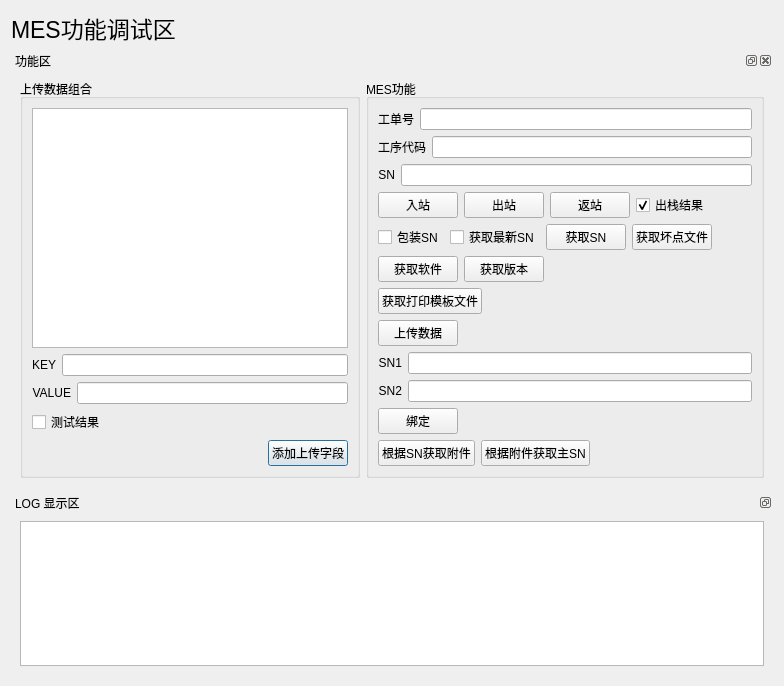
<?xml version="1.0" encoding="UTF-8"?>
<ui version="4.0">
 <class>XyMesDebug</class>
 <widget class="QDialog" name="XyMesDebug">
  <property name="geometry">
   <rect>
    <x>0</x>
    <y>0</y>
    <width>784</width>
    <height>686</height>
   </rect>
  </property>
  <property name="windowTitle">
   <string>Dialog</string>
  </property>
  <layout class="QGridLayout" name="gridLayout_2">
   <item row="0" column="0">
    <widget class="QLabel" name="label">
     <property name="font">
      <font>
       <pointsize>17</pointsize>
      </font>
     </property>
     <property name="text">
      <string>MES功能调试区</string>
     </property>
     <property name="scaledContents">
      <bool>false</bool>
     </property>
    </widget>
   </item>
   <item row="3" column="0">
    <widget class="QDockWidget" name="dockWidget">
     <property name="floating">
      <bool>false</bool>
     </property>
     <property name="features">
      <set>QDockWidget::DockWidgetFloatable|QDockWidget::DockWidgetMovable</set>
     </property>
     <property name="windowTitle">
      <string>LOG 显示区</string>
     </property>
     <widget class="QWidget" name="dockWidgetContents">
      <layout class="QGridLayout" name="gridLayout">
       <item row="1" column="0">
        <widget class="QPlainTextEdit" name="textLog"/>
       </item>
      </layout>
     </widget>
    </widget>
   </item>
   <item row="1" column="0">
    <widget class="QDockWidget" name="dockWidget_2">
     <property name="floating">
      <bool>true</bool>
     </property>
     <property name="windowTitle">
      <string>功能区</string>
     </property>
     <widget class="QWidget" name="dockWidgetContents_2">
      <layout class="QHBoxLayout" name="horizontalLayout_9">
       <item>
        <widget class="QGroupBox" name="groupBox">
         <property name="title">
          <string>上传数据组合</string>
         </property>
         <layout class="QVBoxLayout" name="verticalLayout_3">
          <item>
           <widget class="QTableView" name="tableUploadData"/>
          </item>
          <item>
           <layout class="QVBoxLayout" name="verticalLayout_2">
            <item>
             <layout class="QHBoxLayout" name="horizontalLayout_3">
              <item>
               <widget class="QLabel" name="label_4">
                <property name="text">
                 <string>KEY</string>
                </property>
                <property name="alignment">
                 <set>Qt::AlignRight|Qt::AlignTrailing|Qt::AlignVCenter</set>
                </property>
               </widget>
              </item>
              <item>
               <widget class="QLineEdit" name="editKey"/>
              </item>
             </layout>
            </item>
            <item>
             <layout class="QHBoxLayout" name="horizontalLayout_2">
              <item>
               <widget class="QLabel" name="label_3">
                <property name="text">
                 <string>VALUE</string>
                </property>
                <property name="alignment">
                 <set>Qt::AlignRight|Qt::AlignTrailing|Qt::AlignVCenter</set>
                </property>
               </widget>
              </item>
              <item>
               <widget class="QLineEdit" name="editValue"/>
              </item>
             </layout>
            </item>
            <item>
             <widget class="QCheckBox" name="chkResult">
              <property name="text">
               <string>测试结果</string>
              </property>
             </widget>
            </item>
            <item>
             <layout class="QHBoxLayout" name="horizontalLayout_4">
              <item>
               <spacer name="horizontalSpacer">
                <property name="orientation">
                 <enum>Qt::Horizontal</enum>
                </property>
                <property name="sizeHint" stdset="0">
                 <size>
                  <width>40</width>
                  <height>20</height>
                 </size>
                </property>
               </spacer>
              </item>
              <item>
               <widget class="QPushButton" name="btnAddParagraph">
                <property name="minimumSize">
                 <size>
                  <width>80</width>
                  <height>0</height>
                 </size>
                </property>
                <property name="maximumSize">
                 <size>
                  <width>80</width>
                  <height>16777215</height>
                 </size>
                </property>
                <property name="text">
                 <string>添加上传字段</string>
                </property>
               </widget>
              </item>
             </layout>
            </item>
           </layout>
          </item>
         </layout>
        </widget>
       </item>
       <item>
        <widget class="QGroupBox" name="groupBox_2">
         <property name="title">
          <string>MES功能</string>
         </property>
         <layout class="QGridLayout" name="gridLayout_3">
          <item row="0" column="0">
           <layout class="QVBoxLayout" name="verticalLayout_4">
            <item>
             <layout class="QHBoxLayout" name="horizontalLayout">
              <item>
               <widget class="QLabel" name="label_2">
                <property name="text">
                 <string>工单号</string>
                </property>
                <property name="alignment">
                 <set>Qt::AlignRight|Qt::AlignTrailing|Qt::AlignVCenter</set>
                </property>
               </widget>
              </item>
              <item>
               <widget class="QLineEdit" name="editOrder">
                <property name="text">
                 <string/>
                </property>
               </widget>
              </item>
             </layout>
            </item>
            <item>
             <layout class="QHBoxLayout" name="horizontalLayout_16">
              <item>
               <widget class="QLabel" name="labelProcessCode">
                <property name="text">
                 <string>工序代码</string>
                </property>
                <property name="alignment">
                 <set>Qt::AlignRight|Qt::AlignTrailing|Qt::AlignVCenter</set>
                </property>
               </widget>
              </item>
              <item>
               <widget class="QLineEdit" name="editProcessCode"/>
              </item>
             </layout>
            </item>
            <item>
             <layout class="QHBoxLayout" name="horizontalLayout_11">
              <item>
               <widget class="QLabel" name="label_5">
                <property name="text">
                 <string>SN</string>
                </property>
                <property name="alignment">
                 <set>Qt::AlignRight|Qt::AlignTrailing|Qt::AlignVCenter</set>
                </property>
               </widget>
              </item>
              <item>
               <widget class="QLineEdit" name="editSN"/>
              </item>
             </layout>
            </item>
            <item>
             <layout class="QHBoxLayout" name="horizontalLayout_5">
              <item>
               <widget class="QPushButton" name="btnEnterMes">
                <property name="text">
                 <string>入站</string>
                </property>
               </widget>
              </item>
              <item>
               <widget class="QPushButton" name="btnOuterMes">
                <property name="text">
                 <string>出站</string>
                </property>
               </widget>
              </item>
              <item>
               <widget class="QPushButton" name="btnBackMes">
                <property name="text">
                 <string>返站</string>
                </property>
               </widget>
              </item>
              <item>
               <widget class="QCheckBox" name="chkTestResult">
                <property name="text">
                 <string>出栈结果</string>
                </property>
                <property name="checked">
                 <bool>true</bool>
                </property>
               </widget>
              </item>
              <item>
               <spacer name="horizontalSpacer_5">
                <property name="orientation">
                 <enum>Qt::Horizontal</enum>
                </property>
                <property name="sizeHint" stdset="0">
                 <size>
                  <width>40</width>
                  <height>20</height>
                 </size>
                </property>
               </spacer>
              </item>
             </layout>
            </item>
            <item>
             <layout class="QHBoxLayout" name="horizontalLayout_6">
              <item>
               <widget class="QCheckBox" name="checkBox_isPackage">
                <property name="text">
                 <string>包装SN</string>
                </property>
               </widget>
              </item>
              <item>
               <widget class="QCheckBox" name="checkBox_isNew">
                <property name="text">
                 <string>获取最新SN</string>
                </property>
               </widget>
              </item>
              <item>
               <widget class="QPushButton" name="btnGetSN">
                <property name="text">
                 <string>获取SN</string>
                </property>
               </widget>
              </item>
              <item>
               <widget class="QPushButton" name="btnGetBPList">
                <property name="text">
                 <string>获取坏点文件</string>
                </property>
               </widget>
              </item>
              <item>
               <spacer name="horizontalSpacer_4">
                <property name="orientation">
                 <enum>Qt::Horizontal</enum>
                </property>
                <property name="sizeHint" stdset="0">
                 <size>
                  <width>40</width>
                  <height>20</height>
                 </size>
                </property>
               </spacer>
              </item>
             </layout>
            </item>
            <item>
             <layout class="QHBoxLayout" name="horizontalLayout_7">
              <item>
               <widget class="QPushButton" name="btnGetSoft">
                <property name="text">
                 <string>获取软件</string>
                </property>
               </widget>
              </item>
              <item>
               <widget class="QPushButton" name="btnGetSoftVer">
                <property name="text">
                 <string>获取版本</string>
                </property>
               </widget>
              </item>
              <item>
               <spacer name="horizontalSpacer_3">
                <property name="orientation">
                 <enum>Qt::Horizontal</enum>
                </property>
                <property name="sizeHint" stdset="0">
                 <size>
                  <width>40</width>
                  <height>20</height>
                 </size>
                </property>
               </spacer>
              </item>
             </layout>
            </item>
            <item>
             <layout class="QHBoxLayout" name="horizontalLayout_10">
              <item>
               <widget class="QPushButton" name="btnGetPrintTemplate">
                <property name="text">
                 <string>获取打印模板文件</string>
                </property>
               </widget>
              </item>
              <item>
               <spacer name="horizontalSpacer_6">
                <property name="orientation">
                 <enum>Qt::Horizontal</enum>
                </property>
                <property name="sizeHint" stdset="0">
                 <size>
                  <width>40</width>
                  <height>20</height>
                 </size>
                </property>
               </spacer>
              </item>
             </layout>
            </item>
            <item>
             <layout class="QHBoxLayout" name="horizontalLayout_8">
              <item>
               <widget class="QPushButton" name="btnUpload">
                <property name="text">
                 <string>上传数据</string>
                </property>
               </widget>
              </item>
              <item>
               <spacer name="horizontalSpacer_2">
                <property name="orientation">
                 <enum>Qt::Horizontal</enum>
                </property>
                <property name="sizeHint" stdset="0">
                 <size>
                  <width>40</width>
                  <height>20</height>
                 </size>
                </property>
               </spacer>
              </item>
             </layout>
            </item>
            <item>
             <layout class="QHBoxLayout" name="horizontalLayout_12">
              <item>
               <widget class="QLabel" name="label_6">
                <property name="text">
                 <string>SN1</string>
                </property>
                <property name="alignment">
                 <set>Qt::AlignRight|Qt::AlignTrailing|Qt::AlignVCenter</set>
                </property>
               </widget>
              </item>
              <item>
               <widget class="QLineEdit" name="editSN1"/>
              </item>
             </layout>
            </item>
            <item>
             <layout class="QHBoxLayout" name="horizontalLayout_13">
              <item>
               <widget class="QLabel" name="label_7">
                <property name="text">
                 <string>SN2</string>
                </property>
                <property name="alignment">
                 <set>Qt::AlignRight|Qt::AlignTrailing|Qt::AlignVCenter</set>
                </property>
               </widget>
              </item>
              <item>
               <widget class="QLineEdit" name="editSN2"/>
              </item>
             </layout>
            </item>
            <item>
             <layout class="QHBoxLayout" name="horizontalLayout_14">
              <item>
               <widget class="QPushButton" name="btnSNBinds">
                <property name="text">
                 <string>绑定</string>
                </property>
               </widget>
              </item>
              <item>
               <spacer name="horizontalSpacer_7">
                <property name="orientation">
                 <enum>Qt::Horizontal</enum>
                </property>
                <property name="sizeHint" stdset="0">
                 <size>
                  <width>40</width>
                  <height>20</height>
                 </size>
                </property>
               </spacer>
              </item>
             </layout>
            </item>
            <item>
             <layout class="QHBoxLayout" name="horizontalLayout_15">
              <item>
               <widget class="QPushButton" name="btnGetSNAppends">
                <property name="text">
                 <string>根据SN获取附件</string>
                </property>
               </widget>
              </item>
              <item>
               <widget class="QPushButton" name="btnGetSNByAppends">
                <property name="text">
                 <string>根据附件获取主SN</string>
                </property>
               </widget>
              </item>
              <item>
               <spacer name="horizontalSpacer_8">
                <property name="orientation">
                 <enum>Qt::Horizontal</enum>
                </property>
                <property name="sizeHint" stdset="0">
                 <size>
                  <width>40</width>
                  <height>20</height>
                 </size>
                </property>
               </spacer>
              </item>
             </layout>
            </item>
            <item>
             <spacer name="verticalSpacer">
              <property name="orientation">
               <enum>Qt::Vertical</enum>
              </property>
              <property name="sizeHint" stdset="0">
               <size>
                <width>20</width>
                <height>40</height>
               </size>
              </property>
             </spacer>
            </item>
           </layout>
          </item>
         </layout>
        </widget>
       </item>
      </layout>
     </widget>
    </widget>
   </item>
  </layout>
 </widget>
 <resources/>
 <connections/>
</ui>
